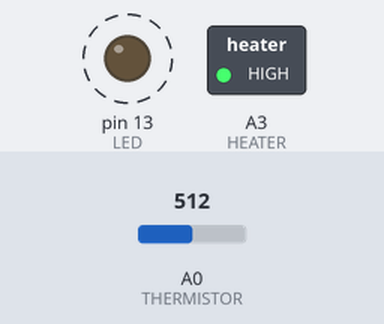
Simulated run of this sketch. Board: Arduino Nano, built with avr-gcc and run on an emulated ATmega328P. Parts: switched loads named in the sketch (green lamp = pin HIGH), output pins drawn as LEDs (lit = HIGH). Dashed ring = blinking. Inputs (shaded band) come from the test bench; at power-on: A0 (THERMISTOR) = 512.

Above: at 0.04 s.
Timing chart, 0 to 3.0 s (numbered marks = the images above):
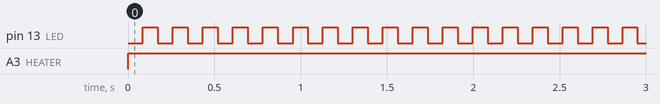

The sketch:

hotend_controller_code.ino
```cpp
// HOTEND CONTROLLER V1.0
// Target MCU: ATMega328P (arduino nano clone)
// Clock: Ext 16MHz
//
// Simon - 21/11/2024


// BOARD CONFIGURATION
#define THERMISTOR A0
#define HEATER A3

#define LED 13 //onboard led

// Thermistor reading
#define SERIES_RESISTOR 100000
#define VCC 4950
#define NTC_NOMINAL 100000
#define NTC_TEMP_NOMINAL 25
#define B_COEFF 3950
#define NUMSAMPLES 8

#define HEATER_RATE 10  // 10*50ms
#define LED_BLINK_RATE 5 // 5*50ms

#define TARGET_TEMPERATURE 220

// special delay function
#define DELAY_CYCLES(n) __builtin_avr_delay_cycles(n)

float read_NTC()
{
  float Vo=0;
  //read n times
  for (int i=0; i< NUMSAMPLES; i++)
    Vo += analogRead(THERMISTOR);

  Vo /= NUMSAMPLES; //averaging

  // convert to resistance R_NTC
  Vo = SERIES_RESISTOR /(1023/Vo  - 1);     // 10K * (ADC - 1) / 1023

  float NTC_temp;

  // T_NTC = 1/ [ ln(R_NTC/Ro) / B + 1/(To) ]  deg Kelvin
  // 1/T_NTC = ln(R_NTC /Ro) / B + 1/To, where T_NTC and To in Kelvin

  NTC_temp = Vo / NTC_NOMINAL;                    // (R/Ro)
  NTC_temp = log(NTC_temp);                       // ln(R/Ro)
  NTC_temp /= B_COEFF;                            // 1/B * ln(R/Ro)
  NTC_temp += 1.0 / (NTC_TEMP_NOMINAL + 273.15);  // + (1/To)
  NTC_temp = 1.0 / NTC_temp;                      // Invert
  NTC_temp -= 273.15;                             // convert to C

  return NTC_temp;
}

void initTimer()
{
  //initialize timer1
  noInterrupts();           // disable all interrupts
  TCCR2A = 0;
  TCCR2B = 0;

  TCNT2 = 1310;
  TCCR2B = TCCR2B & B11111000 | B00000111;
  TIMSK2 |= (1 << TOIE1);   // enable timer overflow interrupt
  interrupts();             // enable all interrupts
}


uint16_t HeaterTick;
uint16_t LEDTick;

bool bHeaterUpdate;
bool bLEDUpdate;

ISR(TIMER2_OVF_vect)  // Call every 50ms
{
  TCNT2 = 1310;
  HeaterTick++;
  LEDTick++;

  if (HeaterTick > HEATER_RATE) //update every 10 ticks
  {
    HeaterTick =0;
    bHeaterUpdate = true;
  }

  if (LEDTick > LED_BLINK_RATE) //update every 5 ticks
  {
    LEDTick =0;
    bLEDUpdate = true;
  }
}

/////////////////////////////////////////////////////////////////////
void setup() {
  // put your setup code here, to run once:
  //Serial.begin(9600);

  initTimer();

  digitalWrite(HEATER, LOW);
  pinMode(HEATER, OUTPUT);
  pinMode(LED, OUTPUT);
  bHeaterUpdate = true;
}

bool led_state;
float nozzle_temp;


// Do not use any blocking function such as delay
void loop()
{
  if (bHeaterUpdate)
  {
    bHeaterUpdate = 0;
    nozzle_temp = read_NTC();
    if (nozzle_temp >= TARGET_TEMPERATURE)  // turn off heater if reach target temp
      digitalWrite(HEATER, LOW);
    else  // turn on heater
      digitalWrite(HEATER, HIGH);
  }

  if (bLEDUpdate) // just blink LED
  {
    bLEDUpdate = 0;
    led_state = !led_state;
    digitalWrite(LED, led_state);
  }
}
```

Measured:
- by itself, pin 13 (LED): alternates HIGH for 0.09 s and LOW for 0.09 s
- by itself, A3 (HEATER): LOW → HIGH at 0.00 s
